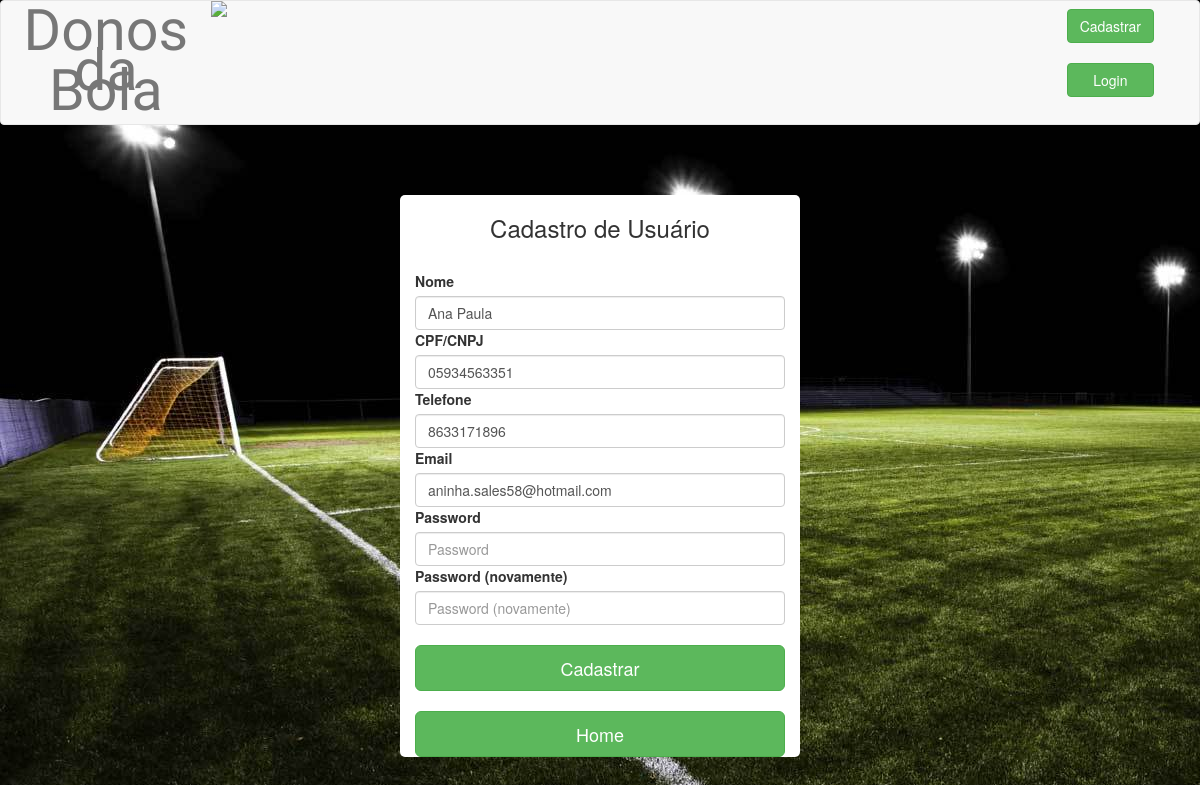
The page /cliente/1/ on the database its author committed.
### core/models.py (models this page shows, shortened)
class Cliente(AbstractBaseUser):
    nome = models.CharField(max_length=20)
    email = models.EmailField(db_index=True)
    telefone = models.CharField(max_length=15)
    cpf_cnpj = models.CharField(max_length=15)
    joined = models.DateTimeField(auto_now_add=True)
    is_active = models.BooleanField(default=True)
    is_admin = models.BooleanField(default=False)
    USERNAME_FIELD = 'email'
    class Meta:
        unique_together = ('email', 'cpf_cnpj')

### core/views.py (the view)
class ClienteUpdate(UpdateView):
    model = Cliente
    form_class = CadastroClienteForm

### core/forms.py (shortened to what this page needs)
class CadastroClienteForm(forms.ModelForm):
    nome = forms.CharField(widget=forms.TextInput,label="Nome", required=True)
    email = forms.EmailField(widget=forms.TextInput,label="Email", required=True)
    password1 = forms.CharField(widget=forms.PasswordInput,
                                label="Password", required=True)
    password2 = forms.CharField(widget=forms.PasswordInput,
                                label="Password (novamente)", required=True)
    cpf_cnpj = forms.CharField(max_length=15, label="CPF/CNPJ", required=True)
    telefone_regex = RegexValidator(
        regex=r'^\+?1?\d{9,15}$',
        message="Utilize este padrão para o telefone: '+999999999'. Tamanho máximo de 15 dígitos.")
    telefone = forms.CharField(validators=[telefone_regex], max_length=15) # validators precisam ser listas
    class Meta:
        model = Cliente
        fields = ("nome",
                    "cpf_cnpj",
                    "telefone", "email",
                    "password1", "password2",)

### core/templates/core/cliente_form.html (shortened to what this page needs)
{% extends "core/base.html" %}
{% load bootstrap3 %}
{% block bootstrap3_content %}
    <div class="container" style="width: 400px;border: 2x;border-radius: 5px;background-color: #ffffff">
    <div class="login-form" >
     <center><h3>Cadastro de Usuário</h3></center></br>
    <form method="POST">
        {% bootstrap_form form %}
        <br>{% buttons %}
        <input type="submit" value="Cadastrar" class="btn btn-success btn-lg btn-block">
        {% endbuttons %}
    </form><br>
     {% buttons %}
        <a href="/"><input type="submit" value="Home" class="btn btn-success btn-lg btn-block"></a>
        {% endbuttons %}
    </div>
    </div>
{% endblock %}

### static/css/custom.css (style rules this page uses)
body { background-color:#fff;font:normal 16px/22px Lato;color:#555; }
h1,h2,h3,h4,h5,h6 { font-family: Lato;margin: 0;padding: 0; }
h3 { font-weight:300;font-size: 35px;line-height:38px;margin-bottom:40px; }
@media (max-width: 1200px) { h3 { font-size: 25px;margin-bottom: 30px; } }
body { background: url('images/bg.jpg') fixed; }
body form .form-group { margin-bottom: 0px; }

### rows shown on the page
Cliente: nome "Ana Paula", cpf_cnpj "05934563351", telefone "8633171896", email "aninha.sales58@hotmail.com"
